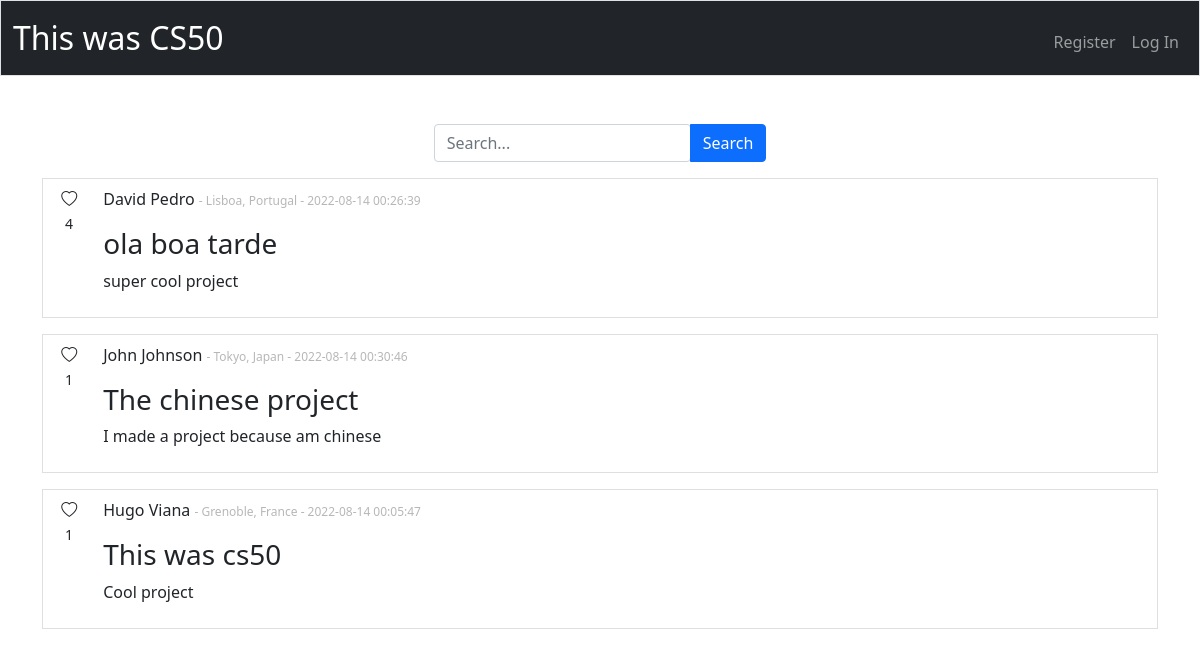
The page / on the database its author committed.
### tables this page shows
CREATE TABLE users (
	email VARCHAR PRIMARY KEY,
	firstname TEXT,
	lastname TEXT,
	bio TEXT,
	hash TEXT, location TEXT, id TEXT, profilepicture BLOB);

CREATE TABLE projects (
	email VARCHAR PRIMARY KEY,
	title TEXT,
	description TEXT,
	video VARCHAR,
	link VARCHAR, date DATETIME, likes INT DEFAULT 0,
	FOREIGN KEY (email) REFERENCES users(email));

### app.py (the view)
@app.route("/", methods=["GET", "POST"])
def index():
    if request.method == "POST":
        if not request.form.get("search"):
            return redirect("/")
        searched = request.form.get("search")
        projects = query_dict(f"SELECT DISTINCT * FROM projects WHERE title LIKE '%{searched}%' OR email IN(SELECT email FROM projects WHERE description LIKE '%{searched}%') OR email IN(SELECT email FROM users WHERE firstname LIKE '%{searched}%') OR email IN(SELECT email FROM users WHERE lastname LIKE '%{searched}%') OR email IN(SELECT email FROM users WHERE location LIKE '%{searched}%') ORDER BY likes DESC, date DESC")
        for project in projects:
            email = project["email"]
            user = query_dict(f"SELECT * FROM users WHERE email = '{email}'")
            likes = query_dict(f"SELECT likes FROM projects WHERE email = '{email}'")
            try:
                browsing = session["user_id"]
                liked = len(query_dict(f"SELECT * FROM likes WHERE user_email = '{browsing}' AND project_email = '{email}'"))
                if liked != 0:
                    project["liked"] = True
                else:
                    project["liked"] = False
            except:
                project["liked"] = False
            project["firstname"] = user[0]["firstname"]
            project["lastname"] = user[0]["lastname"]
            project["location"] = user[0]["location"]
            project["id"] = user[0]["id"]
            project["likes"] = likes[0]["likes"]
        return render_template("index.html", projects=projects)
    else:
        projects = query_dict(f"SELECT * FROM projects ORDER BY likes DESC, date DESC")
        for project in projects:
            email = project["email"]
            user = query_dict(f"SELECT * FROM users WHERE email = '{email}'")
            likes = query_dict(f"SELECT likes FROM projects WHERE email = '{email}'")
            try:
                browsing = session["user_id"]
                liked = len(query_dict(f"SELECT * FROM likes WHERE user_email = '{browsing}' AND project_email = '{email}'"))
                print(liked)
                if liked != 0:
                    project["liked"] = True
                else:
                    project["liked"] = False
            except:
                project["liked"] = False
            print(project["liked"])
            project["firstname"] = user[0]["firstname"]
            project["lastname"] = user[0]["lastname"]
            project["location"] = user[0]["location"]
            project["id"] = user[0]["id"]
            project["likes"] = likes[0]["likes"]
        return render_template("index.html", projects=projects)

### app.py (called while the page is built)
def query_dict(query):
    try:
        things = db.execute(query).fetchall()
        unpacked = [{k: item[k] for k in item.keys()} for item in things]
        return unpacked
    except Exception as e:
        print(f"Failed to execute. Query: {query}\n with error:\n{e}")
        return []

@app.after_request
def after_request(response):
    response.headers["Cache-Control"] = "no-cache, no-store, must-revalidate"
    response.headers["Expires"] = 0
    response.headers["Pragma"] = "no-cache"
    return response

### templates/index.html
{% extends 'layout.html' %}
{% block main %}
<form action="/" method="POST">
    <div class="input-group mb-3" style="justify-content: center;">
        <div class="form-outline">
          <input type="search" id="search" name="search" class="form-control" placeholder="Search...">
        </div>
        <button type="button" class="btn btn-primary">
          Search
        </button>
    </div>
</form>
<ul class="container" style="text-align: left; list-style-type: none;">
    {% for project in projects %}
        <div class="mb-3">
            <a href="/project/{{ project['id'] }}" class="list-group-item list-group-item-action flex-column align-items-start">
                <li class="rounded row">
                    <div class="col text-center" style="min-width: 4%">
                        {% if project["liked"] == true %}
                            <i class="bi bi-heart-fill"></i>
                        {% else %}
                            <i class="bi bi-heart"></i>
                        {% endif %}
                        <small>{{ project["likes"] }}</small>
                    </div>
                    <div class="col" style="min-width: 96%">
                        <p>{{ project["firstname"] }} {{ project["lastname"] }} <span style="color: rgb(183, 183, 183); font-size: 75%;"">- {{ project["location"] }} - {{ project["date"] }}</span></p>
                        <h3>{{ project["title"] }}</h3>
                        <p>{{ project["description"] }}</p>
                    </div>
                </li>
            </a>
        </div>
    {% endfor %}
</ul>
{% endblock %}

### templates/layout.html (shortened to what this page needs)
<!DOCTYPE html>
<html lang="en">
    <head>
        <link rel="stylesheet" href="https://cdn.jsdelivr.net/npm/bootstrap-icons@1.5.0/font/bootstrap-icons.css">
        <link href="https://cdn.jsdelivr.net/npm/bootstrap@5.1.3/dist/css/bootstrap.min.css" rel="stylesheet">
        <link href="/static/styles.css" rel="stylesheet">
    </head>
    <body>
        <nav class="bg-light border navbar navbar-expand-md navbar-dark bg-dark">
            <div class="container-fluid">
                    <a class="navbar-brand justify-content-center" style="font-size: xx-large;"href="/">This was CS50</a>
                <div class="collapse navbar-collapse" id="navbar">
                    {% if session["user_id"] %}
                        <ul class="navbar-nav ms-auto mt-2">
                            <li class="nav-item"><a class="nav-link" href="/myproject">My project</a></li>
                            <li class="nav-item"><a class="nav-link" href="/account">My account</a></li>
                            <li class="nav-item"><a class="nav-link" href="/logout">Log Out</a></li>
                        </ul>
                    {% else %}
                        <ul class="navbar-nav ms-auto mt-2">
                            <li class="nav-item"><a class="nav-link" href="/register-email">Register</a></li>
                            <li class="nav-item"><a class="nav-link" href="/login">Log In</a></li>
                        </ul>
                    {% endif %}
                </div>
            </div>
        </nav>
        <main class="container-fluid py-5 text-center">
            {% block main %}{% endblock %}
        </main>
    </body>
</html>

### rows shown on the page
users: firstname "David", lastname "Pedro", location "Lisboa, Portugal"
projects: date "2022-08-14 00:26:39", title "ola boa tarde", description "super cool project"
users: firstname "John", lastname "Johnson", location "Tokyo, Japan"
projects: date "2022-08-14 00:30:46", title "The chinese project", description "I made a project because am chinese"
users: firstname "Hugo", lastname "Viana", location "Grenoble, France"
projects: date "2022-08-14 00:05:47", title "This was cs50", description "Cool project"

### other values the page prints
{{ project["likes"] }} "4" "1" "1"
